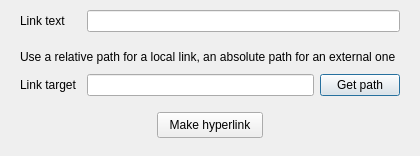
<?xml version="1.0" encoding="UTF-8"?>
<ui version="4.0">
 <class>HyperlinkDialog</class>
 <widget class="QDialog" name="HyperlinkDialog">
  <property name="geometry">
   <rect>
    <x>0</x>
    <y>0</y>
    <width>420</width>
    <height>156</height>
   </rect>
  </property>
  <property name="sizePolicy">
   <sizepolicy hsizetype="Preferred" vsizetype="Fixed">
    <horstretch>0</horstretch>
    <verstretch>0</verstretch>
   </sizepolicy>
  </property>
  <property name="minimumSize">
   <size>
    <width>420</width>
    <height>0</height>
   </size>
  </property>
  <property name="maximumSize">
   <size>
    <width>16777215</width>
    <height>156</height>
   </size>
  </property>
  <property name="windowTitle">
   <string>Dialog</string>
  </property>
  <layout class="QVBoxLayout" name="verticalLayout">
   <property name="topMargin">
    <number>5</number>
   </property>
   <property name="bottomMargin">
    <number>9</number>
   </property>
   <item>
    <widget class="QWidget" name="widget" native="true">
     <layout class="QHBoxLayout" name="horizontalLayout">
      <property name="topMargin">
       <number>5</number>
      </property>
      <property name="bottomMargin">
       <number>5</number>
      </property>
      <item>
       <widget class="QLabel" name="labelLinkText">
        <property name="sizePolicy">
         <sizepolicy hsizetype="Fixed" vsizetype="Fixed">
          <horstretch>0</horstretch>
          <verstretch>0</verstretch>
         </sizepolicy>
        </property>
        <property name="minimumSize">
         <size>
          <width>61</width>
          <height>0</height>
         </size>
        </property>
        <property name="text">
         <string>Link text</string>
        </property>
       </widget>
      </item>
      <item>
       <widget class="QLineEdit" name="lineEditLinkText"/>
      </item>
     </layout>
    </widget>
   </item>
   <item>
    <widget class="QWidget" name="widget_4" native="true">
     <layout class="QHBoxLayout" name="horizontalLayout_4">
      <property name="topMargin">
       <number>5</number>
      </property>
      <property name="bottomMargin">
       <number>1</number>
      </property>
      <item>
       <widget class="QLabel" name="label">
        <property name="text">
         <string>Use a relative path for a local link, an absolute path for an external one </string>
        </property>
       </widget>
      </item>
     </layout>
    </widget>
   </item>
   <item>
    <widget class="QWidget" name="widget_2" native="true">
     <layout class="QHBoxLayout" name="horizontalLayout_2">
      <property name="topMargin">
       <number>1</number>
      </property>
      <property name="bottomMargin">
       <number>5</number>
      </property>
      <item>
       <widget class="QLabel" name="labelLinkTarget">
        <property name="sizePolicy">
         <sizepolicy hsizetype="Fixed" vsizetype="Fixed">
          <horstretch>0</horstretch>
          <verstretch>0</verstretch>
         </sizepolicy>
        </property>
        <property name="minimumSize">
         <size>
          <width>61</width>
          <height>0</height>
         </size>
        </property>
        <property name="text">
         <string>Link target</string>
        </property>
       </widget>
      </item>
      <item>
       <widget class="QLineEdit" name="lineEditLinkTarget"/>
      </item>
      <item>
       <widget class="QPushButton" name="pushButtonOpenDialog">
        <property name="text">
         <string>Get path</string>
        </property>
       </widget>
      </item>
     </layout>
    </widget>
   </item>
   <item>
    <widget class="QWidget" name="widget_3" native="true">
     <layout class="QHBoxLayout" name="horizontalLayout_3">
      <property name="topMargin">
       <number>5</number>
      </property>
      <property name="bottomMargin">
       <number>9</number>
      </property>
      <item>
       <spacer name="horizontalSpacer">
        <property name="orientation">
         <enum>Qt::Horizontal</enum>
        </property>
        <property name="sizeHint" stdset="0">
         <size>
          <width>104</width>
          <height>20</height>
         </size>
        </property>
       </spacer>
      </item>
      <item>
       <widget class="QPushButton" name="pushButtonHyperlink">
        <property name="sizePolicy">
         <sizepolicy hsizetype="Fixed" vsizetype="Fixed">
          <horstretch>0</horstretch>
          <verstretch>0</verstretch>
         </sizepolicy>
        </property>
        <property name="minimumSize">
         <size>
          <width>106</width>
          <height>26</height>
         </size>
        </property>
        <property name="text">
         <string>Make hyperlink</string>
        </property>
       </widget>
      </item>
      <item>
       <spacer name="horizontalSpacer_2">
        <property name="orientation">
         <enum>Qt::Horizontal</enum>
        </property>
        <property name="sizeHint" stdset="0">
         <size>
          <width>103</width>
          <height>20</height>
         </size>
        </property>
       </spacer>
      </item>
     </layout>
    </widget>
   </item>
  </layout>
 </widget>
 <tabstops>
  <tabstop>lineEditLinkText</tabstop>
  <tabstop>lineEditLinkTarget</tabstop>
  <tabstop>pushButtonOpenDialog</tabstop>
  <tabstop>pushButtonHyperlink</tabstop>
 </tabstops>
 <resources/>
 <connections/>
</ui>
